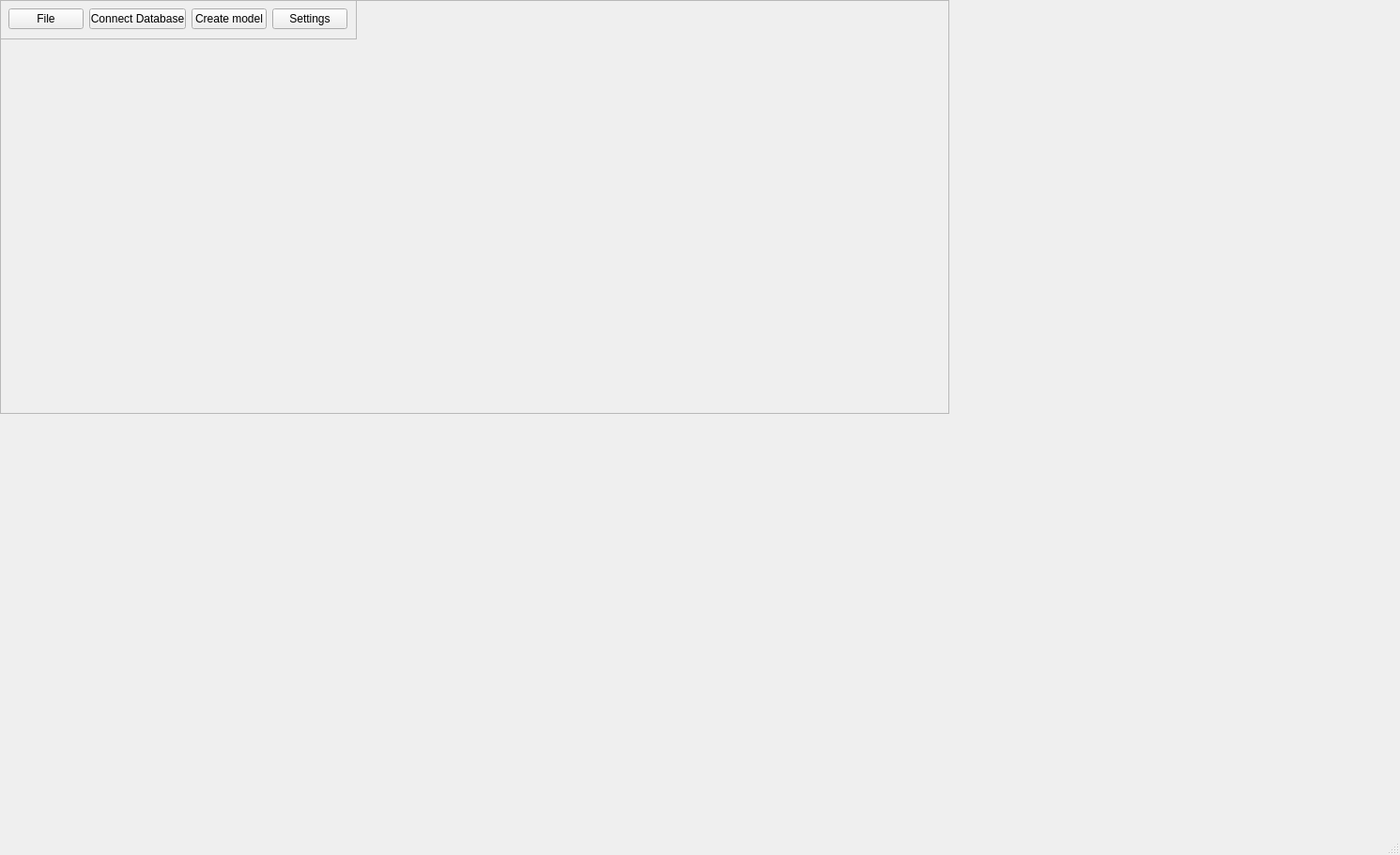
<?xml version="1.0" encoding="UTF-8"?>
<ui version="4.0">
 <class>MainWindow</class>
 <widget class="QMainWindow" name="MainWindow">
  <property name="geometry">
   <rect>
    <x>0</x>
    <y>0</y>
    <width>1491</width>
    <height>911</height>
   </rect>
  </property>
  <property name="windowTitle">
   <string>MainWindow</string>
  </property>
  <widget class="QWidget" name="centralwidget">
   <widget class="QFrame" name="frame">
    <property name="geometry">
     <rect>
      <x>0</x>
      <y>0</y>
      <width>1011</width>
      <height>441</height>
     </rect>
    </property>
    <property name="frameShape">
     <enum>QFrame::StyledPanel</enum>
    </property>
    <property name="frameShadow">
     <enum>QFrame::Raised</enum>
    </property>
    <widget class="QFrame" name="frame_2">
     <property name="geometry">
      <rect>
       <x>-1</x>
       <y>-1</y>
       <width>381</width>
       <height>43</height>
      </rect>
     </property>
     <property name="frameShape">
      <enum>QFrame::StyledPanel</enum>
     </property>
     <property name="frameShadow">
      <enum>QFrame::Raised</enum>
     </property>
     <layout class="QHBoxLayout" name="horizontalLayout">
      <item>
       <widget class="QPushButton" name="btn_file">
        <property name="text">
         <string>File</string>
        </property>
       </widget>
      </item>
      <item>
       <widget class="QPushButton" name="btn_connect_database">
        <property name="text">
         <string>Connect Database</string>
        </property>
       </widget>
      </item>
      <item>
       <widget class="QPushButton" name="pushButton_3">
        <property name="text">
         <string>Create model</string>
        </property>
       </widget>
      </item>
      <item>
       <widget class="QPushButton" name="pushButton_4">
        <property name="text">
         <string>Settings</string>
        </property>
       </widget>
      </item>
     </layout>
    </widget>
   </widget>
  </widget>
  <widget class="QMenuBar" name="menubar">
   <property name="geometry">
    <rect>
     <x>0</x>
     <y>0</y>
     <width>1491</width>
     <height>21</height>
    </rect>
   </property>
  </widget>
  <widget class="QStatusBar" name="statusbar"/>
 </widget>
 <resources/>
 <connections/>
</ui>
